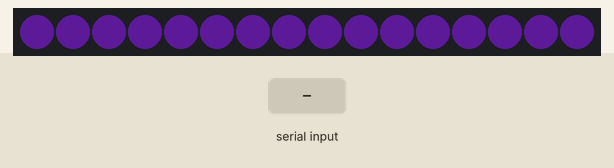
Bench run of a program on a simulated Raspberry Pi Pico. On the bench: 16 RGB LEDs in strip order, left to right. Inputs (shaded band) come from the test bench. Dim RGB values are drawn brighter than linear; random numbers use the default seed unless the program sets one; EEPROM starts erased.

Above: at 7.1 s.
7.2 s: "Fire,1\n" received over Serial
At 7.3 s:
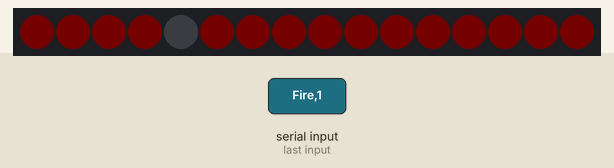
8.9 s: "Rainbow,150\n" received over Serial
At 9.33 s:
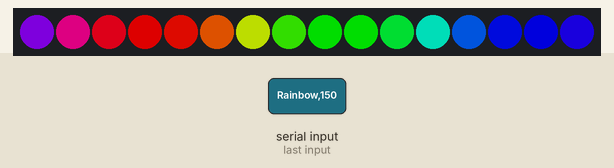
11.5 s: "Blaulicht,1\n" received over Serial
14.2 s: "Rainbow,45\n" received over Serial
At 14.35 s:
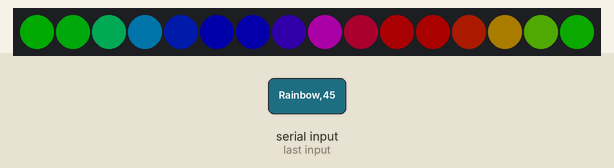
17.2 s: "Rainbow,1\n" received over Serial
At 17.9 s:
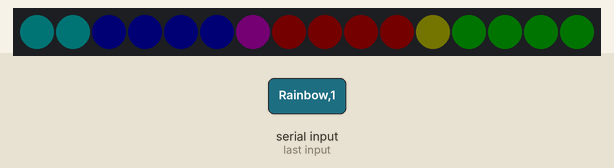
18.8 s: "90,45,200,10\n" received over Serial
At 19.4 s:
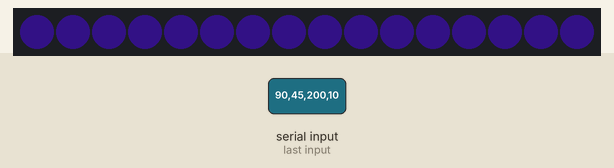

The program:

main.cpp
```cpp
#include <Arduino.h>
#include <Adafruit_NeoPixel.h>
#include <EEPROM.h>

#define FIRMWARE_VERSION "1.2.22"

// Konfiguration der LED-Matrix
#if defined(ARDUINO_ARCH_ESP32)
#define LED_PIN    1   // Data Pin für die WS2812 LEDs am XIAO ESP32S3
#else
#define LED_PIN    15   // Data Pin für die WS2812 LEDs am RP2040 / RP2350
#endif
#define NUM_LEDS   16   // Anzahl der LEDs (16 bit Matrix = 16 LEDs)

// Initialisierung der Adafruit NeoPixel Bibliothek
Adafruit_NeoPixel strip(NUM_LEDS, LED_PIN, NEO_GRB + NEO_KHZ800);

// Variablen für den Timeout (Violett-Status)
unsigned long lastReceiveTime = 0;
const unsigned long TIMEOUT_MS = 6000; // Nach 6 Sekunden ohne Signal wird auf Violett geschaltet

enum Mode {
    MODE_SOLID,
    MODE_BLAULICHT,
    MODE_RAINBOW,
    MODE_FIRE,
    MODE_TIMEOUT,
    MODE_RINGING
};
Mode currentMode = MODE_SOLID;

uint8_t solidR = 0, solidG = 0, solidB = 0, globalBrightness = 128;

// Variablen für Animationen
unsigned long lastAnimTime = 0;
uint16_t rainbowHue = 0;

/**
 * Setzt die globale Helligkeit der LED-Matrix und speichert den Wert
 * dauerhaft im internen EEPROM (Flash), falls er sich geändert hat.
 *
 * @param newBrightness Der neue Helligkeitswert (0-255)
 */
void setGlobalBrightness(uint8_t newBrightness) {
    if (globalBrightness != newBrightness) {
        globalBrightness = newBrightness;
        EEPROM.write(1, globalBrightness);
        EEPROM.commit();
    }
}

/**
 * Setzt alle LEDs der Matrix auf eine einheitliche Farbe (R,G,B)
 * unter Berücksichtigung der globalen Helligkeit.
 *
 * @param r Rot-Wert (0-255)
 * @param g Grün-Wert (0-255)
 * @param b Blau-Wert (0-255)
 * @param brightness Helligkeits-Skalierung (0-255)
 */
void setAllLeds(uint8_t r, uint8_t g, uint8_t b, uint8_t brightness) {
    strip.setBrightness(brightness);
    for (int i = 0; i < NUM_LEDS; i++) {
        strip.setPixelColor(i, strip.Color(r, g, b));
    }
    strip.show();
}

/**
 * Initialisierungs-Routine (wird einmalig beim Starten des Mikrocontrollers aufgerufen).
 * Konfiguriert die serielle Schnittstelle, lädt Einstellungen aus dem EEPROM,
 * initialisiert den LED-Strip und spielt eine kurze Startanimation ab.
 */
void setup() {
    // Serielle Verbindung starten (Baudrate muss mit C# App übereinstimmen)
    Serial.begin(9600);
#if defined(ARDUINO_ARCH_ESP32)
    Serial.setTxTimeoutMs(0); // Verhindert Aufhaengen bei USB Disconnect
#endif

    // EEPROM initialisieren (512 Bytes reservieren im Flash)
    EEPROM.begin(512);
    // Lade gespeicherte Helligkeit
    // Byte 0: Magic Byte (0xAA) um zu prüfen ob jemals gespeichert wurde
    // Byte 1: Helligkeitswert
    if (EEPROM.read(0) == 0xAA) {
        globalBrightness = EEPROM.read(1);
    } else {
        // Initiale Speicherung falls noch nie gesetzt
        EEPROM.write(0, 0xAA);
        EEPROM.write(1, 128); // Standardhelligkeit
        EEPROM.commit();
        globalBrightness = 128;
    }

    // LEDs initialisieren
    strip.begin();
    strip.show(); // Alle LEDs initial ausschalten

    // Kurze Start-Animation (Weißes Blinken), damit man sieht, dass der Controller läuft
    setAllLeds(100, 100, 100, 50);
    delay(500);
    setAllLeds(0, 0, 0, 0);

    // Initialen Timer setzen
    lastReceiveTime = millis();
}

/**
 * Haupt-Schleife (wird fortlaufend in hoher Frequenz ausgeführt).
 * Liest serielle Befehle von der C#-Anwendung aus, aktualisiert den Betriebsmodus,
 * prüft auf Timeouts (Verbindungsabbruch) und rendert die aktiven LED-Animationen.
 */
void loop() {
    // 1. Serielle Daten einlesen
    if (Serial.available()) {
        String input = Serial.readStringUntil('\n'); // Zeile bis zum Umbruch einlesen
        input.trim(); // Etwaige unsichtbare Leerzeichen oder "\r" entfernen

        if (input.length() > 0) {
            // Signal empfangen -> Timeout zurücksetzen
            lastReceiveTime = millis();

            int firstComma = input.indexOf(',');

            if (input.startsWith("Blaulicht")) {
                currentMode = MODE_BLAULICHT;
                if (firstComma > 0) setGlobalBrightness(constrain(input.substring(firstComma + 1).toInt(), 0, 255));
            }
            else if (input.startsWith("Rainbow")) {
                currentMode = MODE_RAINBOW;
                if (firstComma > 0) setGlobalBrightness(constrain(input.substring(firstComma + 1).toInt(), 0, 255));
            }
            else if (input.startsWith("Fire")) {
                currentMode = MODE_FIRE;
                if (firstComma > 0) setGlobalBrightness(constrain(input.substring(firstComma + 1).toInt(), 0, 255));
            }
            else if (input.startsWith("Ringing")) {
                currentMode = MODE_RINGING;
                if (firstComma > 0) setGlobalBrightness(constrain(input.substring(firstComma + 1).toInt(), 0, 255));
            }
            else if (input.startsWith("VERSION")) {
#if defined(ARDUINO_ARCH_ESP32)
      Serial.print("VERSION:ESP32:");
#elif defined(ARDUINO_ARCH_RP2350)
      Serial.print("VERSION:RP2350:");
#else
      Serial.print("VERSION:RP2040:");
#endif
                Serial.println(FIRMWARE_VERSION);
                Serial.print("BRIGHTNESS:");
                Serial.println(globalBrightness);
            }
            else if (input.startsWith("BRIGHTNESS:")) {
                int colonIndex = input.indexOf(':');
                if (colonIndex > 0) {
                    setGlobalBrightness(constrain(input.substring(colonIndex + 1).toInt(), 0, 255));

                    // Aktualisiere sofort die Helligkeit, wenn eine Farbe gesetzt ist
                    if (currentMode == MODE_SOLID) {
                        setAllLeds(solidR, solidG, solidB, globalBrightness);
                    }
                }
            }
            else if (input.startsWith("UPDATE")) {
#if defined(ARDUINO_ARCH_RP2040)
                rp2040.rebootToBootloader();
#elif defined(ARDUINO_ARCH_RP2350)
                rp2040.rebootToBootloader(); // The earlephilhower core uses the same namespace or provides this for compatibility
#elif defined(ARDUINO_ARCH_ESP32)
                ESP.restart(); // ESP32 hat keinen direkten uf2-Bootloader per Software, aber restart hilft oft
#endif
            }
            else {
                // 2. Daten im Format "R,G,B,Brightness" auswerten
                int comma1 = input.indexOf(',');
                int comma2 = input.indexOf(',', comma1 + 1);
                int comma3 = input.indexOf(',', comma2 + 1);

                // Prüfen, ob wirklich 3 Kommas (also 4 Werte) vorhanden sind
                if (comma1 > 0 && comma2 > 0 && comma3 > 0) {
                    solidR = input.substring(0, comma1).toInt();
                    solidG = input.substring(comma1 + 1, comma2).toInt();
                    solidB = input.substring(comma2 + 1, comma3).toInt();
                    uint8_t newBrightness = input.substring(comma3 + 1).toInt();

                    // Zur Sicherheit die Werte auf das Maximum 255 begrenzen
                    solidR = constrain(solidR, 0, 255);
                    solidG = constrain(solidG, 0, 255);
                    solidB = constrain(solidB, 0, 255);
                    setGlobalBrightness(constrain(newBrightness, 0, 255));

                    currentMode = MODE_SOLID;
                    setAllLeds(solidR, solidG, solidB, globalBrightness);
                }
            }
        }
    }

    // 3. Timeout Check: Wenn z.B. der PC aus oder gesperrt ist (kein Signal mehr)
    if (millis() - lastReceiveTime > TIMEOUT_MS) {
        if (currentMode != MODE_TIMEOUT) {
            currentMode = MODE_TIMEOUT;
        }
    }

    // 4. Animationen ausführen (ohne delay!)
    if (currentMode == MODE_BLAULICHT) {
        unsigned long now = millis();
        int cycle = now % 500; // 500ms Zyklus
        strip.setBrightness(globalBrightness);
        strip.clear();

        // Doppelblitz: AN (0-40), AUS (40-80), AN (80-120), AUS (120-200)
        // Dann andere Seite: AN (200-240), AUS (240-280), AN (280-320), AUS (320-500)
        bool leftOn = (cycle >= 0 && cycle < 40) || (cycle >= 80 && cycle < 120);
        bool rightOn = (cycle >= 200 && cycle < 240) || (cycle >= 280 && cycle < 320);

        if (leftOn) {
            for (int i = 0; i < NUM_LEDS / 2; i++) strip.setPixelColor(i, strip.Color(0, 0, 255));
        }
        if (rightOn) {
            for (int i = NUM_LEDS / 2; i < NUM_LEDS; i++) strip.setPixelColor(i, strip.Color(0, 0, 255));
        }
        strip.show();
    }
    else if (currentMode == MODE_RAINBOW) {
        unsigned long now = millis();
        // Langsame Farbverschiebung
        rainbowHue = (now * 20) % 65536;
        strip.setBrightness(globalBrightness);

        for(int i = 0; i < NUM_LEDS; i++) {
            // Farbkreis über alle LEDs verteilen
            int pixelHue = rainbowHue + (i * 65536L / NUM_LEDS);
            strip.setPixelColor(i, strip.gamma32(strip.ColorHSV(pixelHue)));
        }
        strip.show();
    }
    else if (currentMode == MODE_FIRE) {
        unsigned long now = millis();
        if (now - lastAnimTime > 50) { // Update alle 50ms
            lastAnimTime = now;
            strip.setBrightness(globalBrightness);
            for(int i = 0; i < NUM_LEDS; i++) {
                int r = 255;
                int g = random(30, 120); // Orange bis leichtes Gelb
                int b = 0;

                // Flackern
                int flicker = random(0, 100);
                r = constrain(r - flicker, 0, 255);
                g = constrain(g - flicker, 0, 255);

                // Manche LEDs auch mal ganz aus für echten Feuer-Effekt
                if (random(0, 10) > 8) {
                    r = r / 3;
                    g = g / 3;
                }

                strip.setPixelColor(i, strip.Color(r, g, b));
            }
            strip.show();
        }
    }
    else if (currentMode == MODE_TIMEOUT) {
        unsigned long now = millis();
        // Langsames Pulsieren (Sinus-Welle) für den Disconnected-Status
        // sin() gibt -1.0 bis 1.0 zurück.
        float sinVal = (sin(now / 600.0) + 1.0) / 2.0; // 0.0 bis 1.0, sehr langsam

        // Helligkeit von 10 (nicht ganz aus) bis 200 (nicht ganz hell)
        uint8_t breathBrightness = 10 + (uint8_t)(sinVal * globalBrightness);

        strip.setBrightness(breathBrightness);
        for(int i = 0; i < NUM_LEDS; i++) {
            // Zeige weiterhin das "Disconnected" Violett an
            strip.setPixelColor(i, strip.Color(138, 43, 226));
        }
        strip.show();
    }
    else if (currentMode == MODE_RINGING) {
        unsigned long now = millis();
        int cycle = now % 600; // 600ms cycle for fast blinking
        strip.setBrightness(globalBrightness);

        if (cycle < 300) {
            for (int i = 0; i < NUM_LEDS; i++) strip.setPixelColor(i, strip.Color(255, 0, 0)); // Red ON
        } else {
            strip.clear(); // Red OFF
        }
        strip.show();
    }
}
```
